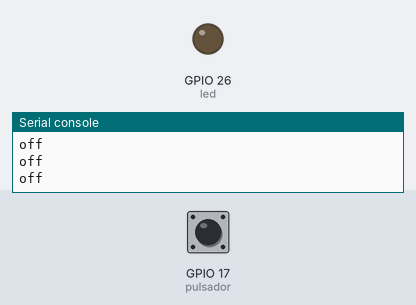
Bench run of a program on a simulated ESP32 board running MicroPython. Shown: output pins drawn as LEDs (lit = HIGH), the last lines printed to the serial console. The inputs (shaded band) are chosen by the test bench; at power-on: GPIO 17 (pulsador) LOW.

Above: at 1.2 s.
1.3 s: GPIO 17 (pulsador) pulled HIGH for 0.25 s
At 1.5 s:
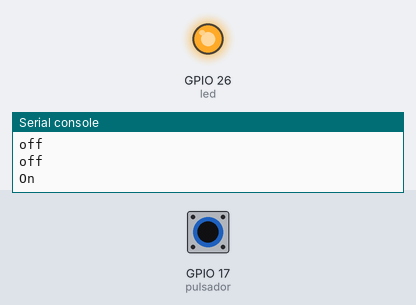
3.1 s: GPIO 17 (pulsador) pulled HIGH for 3.2 s
At 7.5 s:
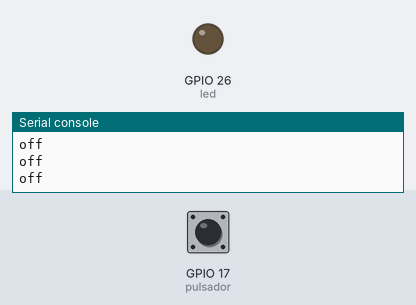
Timing chart, 0 to 9.0 s (numbered marks = the images above; inputs shaded):
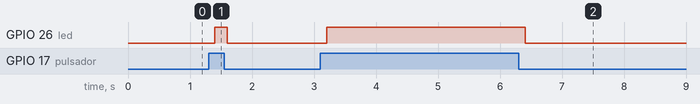

Measured:
- after the input at 1.3 s, GPIO 26 (led): LOW → HIGH after 0.10 s, → LOW 0.20 s later
- after the input at 3.1 s, GPIO 26 (led): LOW → HIGH after 0.10 s, → LOW 3.2 s later

The program:

3.7.0.condiconales.py
```python
import machine
import time

v = 0.3

pulsador = machine.Pin(17, machine.Pin.IN)

led = machine.Pin(26, machine.Pin.OUT)

while True:
    if  pulsador.value() == 1: # está activo
      led.on()
      print('On')
    else:  # no está activo
      led.off()
      print('off')
    time.sleep_ms(200) # ponemos un pequeño retardo para no saturar la pantalla
    
```
